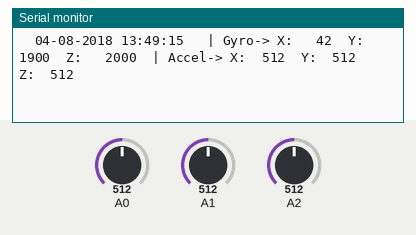
A sketch run on a simulated Arduino Uno, built with avr-gcc and run on an emulated ATmega328P. Parts: the last lines printed to the serial monitor. The test bench sets the inputs (shaded band); at power-on: A0 = 512, A1 = 512, A2 = 512.

Above: at 1.2 s.
1.3 s: A0 set to 109
At 2.0 s:
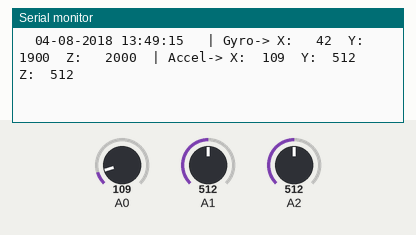
4.3 s: A0 set to 94
At 5.1 s:
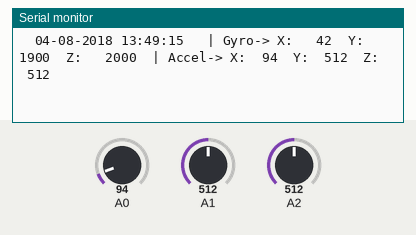
5.8 s: A1 set to 106
At 6.5 s:
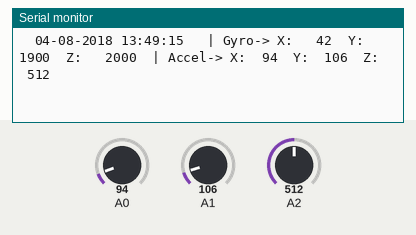
8.8 s: A1 set to 91
At 9.7 s:
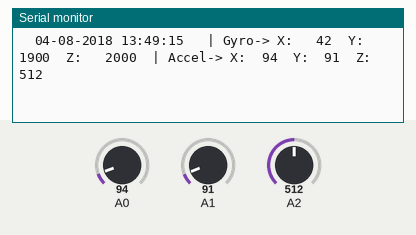
11.8 s: A2 set to 108
At 12.8 s:
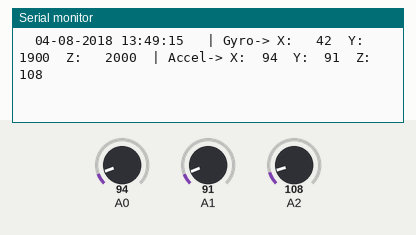
14.8 s: A2 set to 92
At 15.8 s:
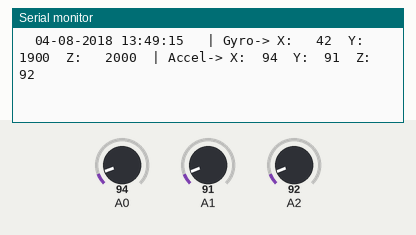

Measured:
- after the input at 1.3 s, the serial monitor: prints a new line at once (image 1)
- after the input at 4.3 s, the serial monitor: prints a new line at once (image 2)
- after the input at 5.8 s, the serial monitor: prints a new line at once (image 3)
- after the input at 8.8 s, the serial monitor: prints a new line at once (image 4)
- after the input at 11.8 s, the serial monitor: prints a new line at once (image 5)
- after the input at 14.8 s, the serial monitor: prints a new line at once (image 6)

The sketch:

REH_Test.ino
```cpp
/*
 * By Caleb Ives
 * Modified by Steven Reeves
 *
 * Based on examples provided by
 * Adafruit.com Written by Kevin Towns
 *
 * REH_Test.ino
 * Stubbed out code for initial testing.
 */

#include <Wire.h>
// Commented out libraries
//#include <Adafruit_L3GD20.h>
//#include "RTClib.h"

// Comment this next line to use SPI
#define USE_I2C

//Adafruit_L3GD20 gyro;
//RTC_DS1307 rtc;

//Accelerometer
const int xInput = A0;
const int yInput = A1;
const int zInput = A2;
const int sampleSize = 1;


void setup() {
  analogReference(EXTERNAL);
  Serial.begin(57600);
  // Commented out begin checks
  /*
    if (!gyro.begin(gyro.L3DS20_RANGE_250DPS))
  //if (!gyro.begin(gyro.L3DS20_RANGE_500DPS))
  //if (!gyro.begin(gyro.L3DS20_RANGE_2000DPS))
  {
    Serial.println("Unable to initialize Gyro!");
    while (1);
  }
  if (! rtc.begin()) {
    Serial.println("Couldn't find RTC");
    while (1);
  }


  if (! rtc.isrunning()) {
    Serial.println("RTC is NOT running!");
    // following line sets the RTC to the date
    // & time this sketch was compiled
    // rtc.adjust(DateTime(F(__DATE__), F(__TIME__)));
    // This line sets the RTC with an explicit
    // date & time, for example to set
    // January 21, 2014 at 3am you would call:
    // rtc.adjust(DateTime(2014, 1, 21, 3, 0, 0));
  }
  */
}

void loop() {
  int xRaw = ReadAxis(xInput);
  int yRaw = ReadAxis(yInput);
  int zRaw = ReadAxis(zInput);
//  gyro.read();
//  DateTime now = rtc.now();

  //RTC output
   char dateBuffer[12];

  Serial.print("\t");
   // Static date
   // sprintf(dateBuffer,"%02u-%02u-%04u ",now.month(),now.day(),now.year());
   sprintf(dateBuffer,"%02u-%02u-%04u ",4,8,2018);
   Serial.print(dateBuffer);
   // Static time
   // sprintf(dateBuffer,"%02u:%02u:%02u ",now.hour(),now.minute(),now.second());
   sprintf(dateBuffer,"%02u:%02u:%02u ",13,49,15);
   Serial.print(dateBuffer);

  //Gyro output
  Serial.print("\t");
  Serial.print("| Gyro-> X: ");
  Serial.print("\t");
  // Static x data
  //Serial.print((int)gyro.data.x);
  Serial.print(42);
  Serial.print("\t");
  Serial.print("Y: ");
  Serial.print("\t");
  // Static y data
  //Serial.print((int)gyro.data.y);
  Serial.print(1900);
  Serial.print("\t");
  Serial.print("Z: ");
  Serial.print("\t");
  // Static y data
  //Serial.print((int)gyro.data.z);
  Serial.print(2000);

  //Acceleromter Output
  Serial.print("\t");
  Serial.print("| Accel-> X:");
  Serial.print("\t");
  Serial.print(xRaw);
  Serial.print("\t");
  Serial.print("Y:");
  Serial.print("\t");
  Serial.print(yRaw);
  Serial.print("\t");
  Serial.print("Z:");
  Serial.print("\t");
  Serial.println(zRaw);
  //delay(500);

}

// Read "sampleSize" samples and report
//the average accelerometer reading
//
int ReadAxis(int axisPin)
{
  long reading = 0;
  analogRead(axisPin);
  delay(1);
  for (int i = 0; i < sampleSize; i++)
  {
    reading += analogRead(axisPin);
  }
  return reading/sampleSize;
}
```
